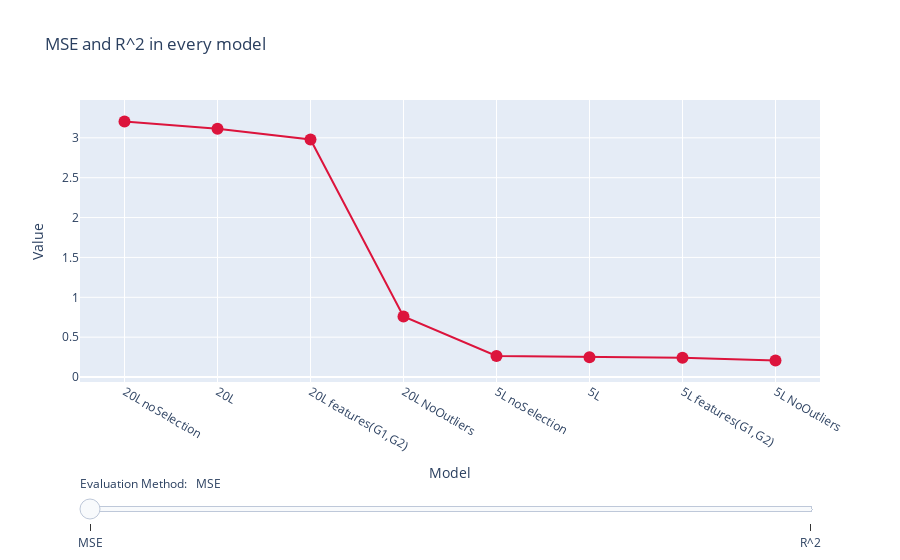

The code cell stored with this chart in its notebook:
### Code cell
fig = go.Figure()
fig.add_trace(go.Scatter(
    x=model_list,
    y=mse_list,
    marker=dict(color="crimson", size=12),
    mode='lines+markers',
    name="MSE",
))

fig.add_trace(go.Scatter(
    x=model_list,
    y=r2_list,
    marker=dict(color="gold", size=12),
    mode='lines+markers',
    name="R^2",
))

fig.data[1].visible = False

stepsG3 = []
labels = ['MSE', 'R^2']
for i in range(len(fig.data)):
    
    step = dict(
    method="restyle",
    args=["visible", [False] * len(fig.data)],
    label = labels[i]
    )
    step["args"][1][i] = True  # Toggle i'th trace to "visible"
    #step["args"][1][i+1] = True  # Toggle i'th trace to "visible"
    stepsG3.append(step)
    

sliders = [dict(
    active=0,
    currentvalue={"prefix": "Evaluation Method:   "},
    pad={"t": 90},
    steps=stepsG3
)]

fig.update_layout(
    sliders=sliders,
    barmode='group',
    title="MSE and R^2 in every model",
    xaxis_title="Model",
    yaxis_title="Value"
)


fig.show()

### Figure 1 — Plotly figure (JSON) as saved in the notebook; plotly's stock layout.template omitted (floating-point values rounded to 4 significant figures)
{"data": [{"marker": {"color": "crimson", "size": 12}, "mode": "lines+markers", "name": "MSE", "type": "scatter", "x": ["20L noSelection", "20L", "20L features(G1,G2)", "20L NoOutliers", "5L noSelection", "5L", "5L features(G1,G2)", "5L NoOutliers"], "y": [3.203, 3.113, 2.979, 0.7592, 0.2635, 0.2486, 0.2408, 0.2086]}, {"marker": {"color": "gold", "size": 12}, "mode": "lines+markers", "name": "R^2", "type": "scatter", "visible": false, "x": ["20L noSelection", "20L", "20L features(G1,G2)", "20L NoOutliers", "5L noSelection", "5L", "5L features(G1,G2)", "5L NoOutliers"], "y": [0.7928, 0.7987, 0.8073, 0.9024, 0.8519, 0.8602, 0.8646, 0.8614]}], "layout": {"barmode": "group", "sliders": [{"active": 0, "currentvalue": {"prefix": "Evaluation Method:   "}, "pad": {"t": 90}, "steps": [{"args": ["visible", [true, false]], "label": "MSE", "method": "restyle"}, {"args": ["visible", [false, true]], "label": "R^2", "method": "restyle"}]}], "title": {"text": "MSE and R^2 in every model"}, "xaxis": {"title": {"text": "Model"}}, "yaxis": {"title": {"text": "Value"}}}}
